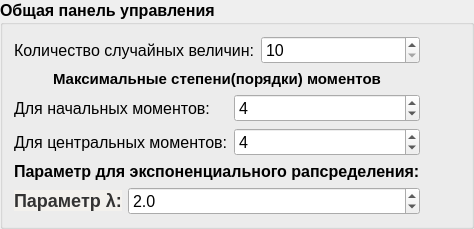
         <widget class="QGroupBox" name="groupBox_4">
          <property name="font">
           <font>
            <pointsize>12</pointsize>
            <weight>75</weight>
            <bold>true</bold>
           </font>
          </property>
          <property name="title">
           <string>Общая панель управления</string>
          </property>
          <layout class="QGridLayout" name="gridLayout_29">
           <item row="2" column="0">
            <layout class="QVBoxLayout" name="verticalLayout_13">
             <item>
              <widget class="QLabel" name="label_28">
               <property name="text">
                <string>Параметр для экспоненциального рапсределения:</string>
               </property>
              </widget>
             </item>
             <item>
              <layout class="QFormLayout" name="formLayout_7">
               <item row="0" column="0">
                <widget class="QLabel" name="label_29">
                 <property name="font">
                  <font>
                   <weight>50</weight>
                   <bold>false</bold>
                  </font>
                 </property>
                 <property name="text">
                  <string>&lt;html&gt;&lt;head/&gt;&lt;body&gt;&lt;p&gt;&lt;span style=&quot; font-family:'Arial,Helvetica,sans-serif'; font-size:18px; font-weight:600; color:#333333; background-color:#f3f1ed;&quot;&gt;Параметр λ:&lt;/span&gt;&lt;/p&gt;&lt;/body&gt;&lt;/html&gt;</string>
                 </property>
                 <property name="buddy">
                  <cstring>doubleSpinBoxLambda</cstring>
                 </property>
                </widget>
               </item>
               <item row="0" column="1">
                <widget class="QDoubleSpinBox" name="doubleSpinBoxLambda">
                 <property name="font">
                  <font>
                   <weight>50</weight>
                   <bold>false</bold>
                  </font>
                 </property>
                 <property name="decimals">
                  <number>1</number>
                 </property>
                 <property name="maximum">
                  <double>1000.000000000000000</double>
                 </property>
                 <property name="singleStep">
                  <double>0.100000000000000</double>
                 </property>
                 <property name="value">
                  <double>2.000000000000000</double>
                 </property>
                </widget>
               </item>
              </layout>
             </item>
            </layout>
           </item>
           <item row="0" column="0">
            <layout class="QHBoxLayout" name="horizontalLayout_7">
             <item>
              <widget class="QLabel" name="label_24">
               <property name="font">
                <font>
                 <weight>50</weight>
                 <bold>false</bold>
                </font>
               </property>
               <property name="text">
                <string>Количество случайных величин:</string>
               </property>
               <property name="buddy">
                <cstring>spinBoxValueNFiveLaba</cstring>
               </property>
              </widget>
             </item>
             <item>
              <widget class="QSpinBox" name="spinBoxValueNFiveLaba">
               <property name="font">
                <font>
                 <weight>50</weight>
                 <bold>false</bold>
                </font>
               </property>
               <property name="minimum">
                <number>10</number>
               </property>
               <property name="maximum">
                <number>1000000</number>
               </property>
              </widget>
             </item>
            </layout>
           </item>
           <item row="1" column="0">
            <layout class="QVBoxLayout" name="verticalLayout_12">
             <item>
              <widget class="QLabel" name="label_25">
               <property name="font">
                <font>
                 <pointsize>11</pointsize>
                 <weight>75</weight>
                 <bold>true</bold>
                </font>
               </property>
               <property name="text">
                <string>Максимальные степени(порядки) моментов</string>
               </property>
               <property name="alignment">
                <set>Qt::AlignCenter</set>
               </property>
              </widget>
             </item>
             <item>
              <layout class="QFormLayout" name="formLayout_6">
               <item row="0" column="0">
                <widget class="QLabel" name="label_26">
                 <property name="font">
                  <font>
                   <pointsize>12</pointsize>
                   <weight>50</weight>
                   <bold>false</bold>
                  </font>
                 </property>
                 <property name="text">
                  <string>Для начальных моментов:</string>
                 </property>
                 <property name="buddy">
                  <cstring>spinBoxMaxPowerBeginMoment</cstring>
                 </property>
                </widget>
               </item>
               <item row="0" column="1">
                <widget class="QSpinBox" name="spinBoxMaxPowerBeginMomentFiveLaba">
                 <property name="font">
                  <font>
                   <weight>50</weight>
                   <bold>false</bold>
                  </font>
                 </property>
                 <property name="minimum">
                  <number>1</number>
                 </property>
                 <property name="maximum">
                  <number>1000000000</number>
                 </property>
                 <property name="value">
                  <number>4</number>
                 </property>
                </widget>
               </item>
               <item row="1" column="0">
                <widget class="QLabel" name="label_27">
                 <property name="font">
                  <font>
                   <pointsize>12</pointsize>
                   <weight>50</weight>
                   <bold>false</bold>
                  </font>
                 </property>
                 <property name="text">
                  <string>Для центральных моментов:</string>
                 </property>
                 <property name="buddy">
                  <cstring>spinBoxMaxPowerCentralMoment</cstring>
                 </property>
                </widget>
               </item>
               <item row="1" column="1">
                <widget class="QSpinBox" name="spinBoxMaxPowerCentralMomentFiveLaba">
                 <property name="font">
                  <font>
                   <weight>50</weight>
                   <bold>false</bold>
                  </font>
                 </property>
                 <property name="minimum">
                  <number>2</number>
                 </property>
                 <property name="maximum">
                  <number>1000000000</number>
                 </property>
                 <property name="value">
                  <number>4</number>
                 </property>
                </widget>
               </item>
              </layout>
             </item>
            </layout>
           </item>
           <item row="0" column="1">
            <spacer name="horizontalSpacer_3">
             <property name="orientation">
              <enum>Qt::Horizontal</enum>
             </property>
             <property name="sizeHint" stdset="0">
              <size>
               <width>40</width>
               <height>20</height>
              </size>
             </property>
            </spacer>
           </item>
          </layout>
         </widget>
